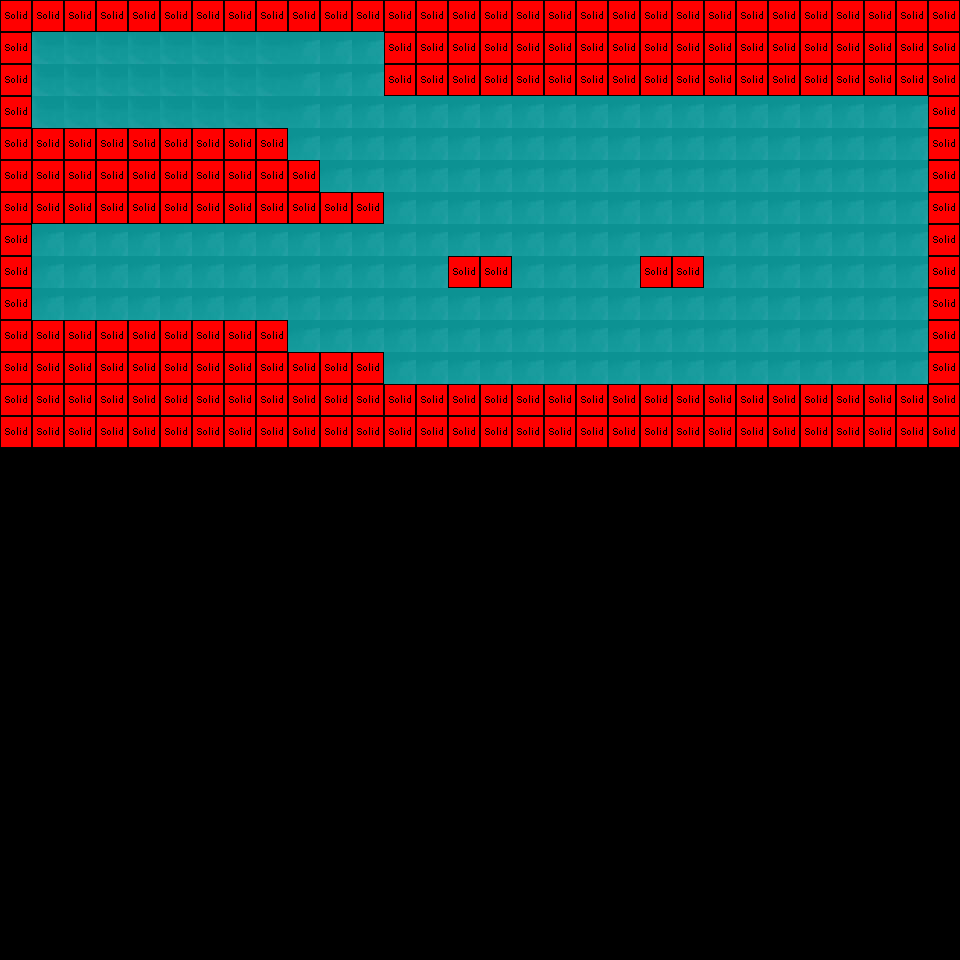

This game map was drawn from its Tiled (.tmx) file and the tilesets committed beside it. A one-line description and the trimmed map source follow:
An orthogonal 30x30 tile map with 32x32 px tiles, 2 tile layers (Calque de Tile 1, logic), 2 tilesets.

<map version="1.0" orientation="orthogonal" width="30" height="30" tilewidth="32" tileheight="32">
 <tileset firstgid="1" name="tuilemaptest" tilewidth="32" tileheight="32">
  <image source="../../tuilemaptest.jpg" width="128" height="128" />
 </tileset>
 <tileset firstgid="17" name="logic" tilewidth="32" tileheight="32">
  <image source="../perso/logic.png" width="160" height="160" />
 </tileset>
 <layer name="Calque de Tile 1" width="30" height="30">
  <data>[900 cells, 420 non-empty, 4 distinct tile ids]</data>
 </layer>
 <layer name="logic" width="30" height="30">
  <data>[900 cells, 197 non-empty, 1 distinct tile ids]</data>
 </layer>
</map>
